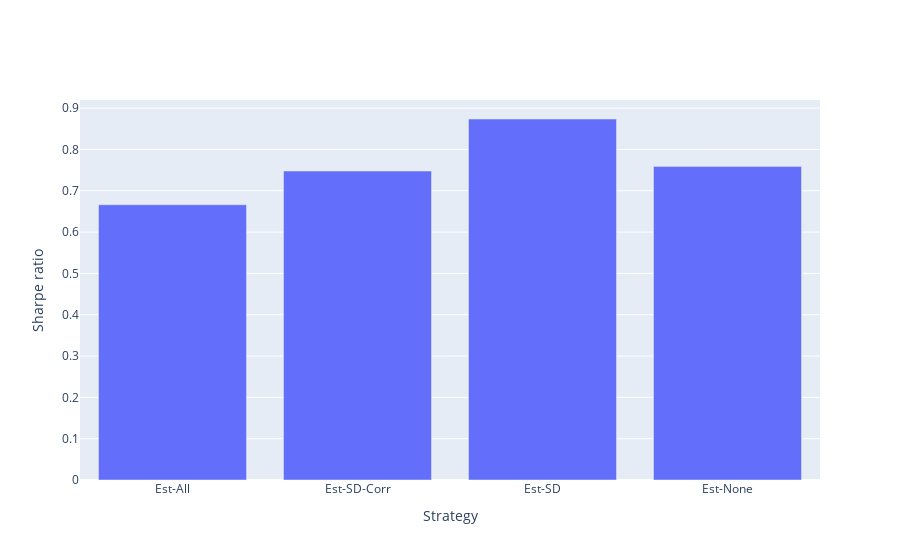

The notebook cell this image was saved under:
### Code cell
import plotly.graph_objects as go

string ="Strategy: %{customdata[0]} <br>"
string += "Sharpe ratio: %{y:0.3f}<br>"
string += "Average return: %{customdata[1]:0.1%}<br>"
string += "SD(return): %{customdata[2]:0.1%}<br>"
string += "<extra></extra>"

fig = go.Figure()
fig.add_trace(go.Bar(x=sr_df['xaxis_label'], y=sr_df['sr'], customdata=sr_df[['label','avg_ret','sd_ret']], hovertemplate=string))
fig.layout.yaxis["title"] = "Sharpe ratio"
fig.layout.xaxis["title"] = "Strategy"
fig.show()

### Figure 1 — Plotly figure (JSON) as saved in the notebook; plotly's stock layout.template omitted (floating-point values rounded to 4 significant figures)
{"data": [{"customdata": [["estimate all inputs", 0.2986, 0.406], ["estimate covariance matrix only", 0.3057, 0.3713], ["estimate standard deviations only", 0.3177, 0.3314], ["equal weights", 0.2122, 0.2426]], "hovertemplate": "Strategy: %{customdata[0]} <br>Sharpe ratio: %{y:0.3f}<br>Average return: %{customdata[1]:0.1%}<br>SD(return): %{customdata[2]:0.1%}<br><extra></extra>", "type": "bar", "x": ["Est-All", "Est-SD-Corr", "Est-SD", "Est-None"], "y": [0.6662, 0.7478, 0.8737, 0.7591]}], "layout": {"xaxis": {"title": {"text": "Strategy"}}, "yaxis": {"title": {"text": "Sharpe ratio"}}}}
